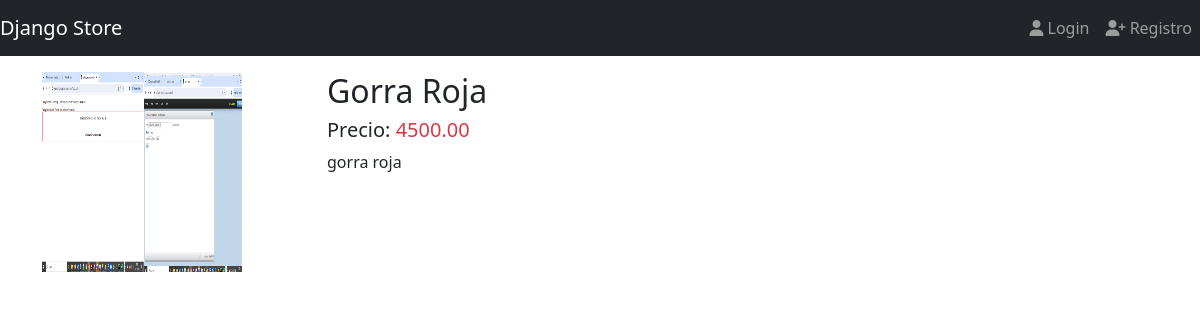
The app's page /products/gorra-roja with its own data.
### products/models.py (models this page shows, shortened)
class Product(models.Model):
    title = models.CharField(max_length=50)
    description = models.TextField()
    price = models.DecimalField(max_digits=8,decimal_places=2, default=0.0)
    slug = models.SlugField(null=False,blank=False, unique=True)
    image = models.ImageField(upload_to='products/', null=False,blank=False)
    created_at = models.DateTimeField(auto_now_add=True)

### products/views.py (the view)
# urls.py: path('<slug:slug>',views.ProductDetailView	.as_view(), name='product'),#id -> <pk>
class ProductDetailView(DetailView):
    model = Product
    template_name = 'products/product.html'
    def get_context_data(self, **kwargs):
        context = super().get_context_data(**kwargs)
        return context

### products/templates/products/product.html
{%extends 'base.html'%}
{% block content %}
    <div class="col-3">
        {% if product.image.url %}
            <img src="{{ product.image.url }}" alt="{{product.title}}" width="200" height="200">
        {% endif %}
    </div>
    <div class="col">
        <div class="h2">{{product.title}}</div>
        <div class="h5 font-weight-bold">
            Precio: <span class="text-danger">{{product.price}}</span>
        </div>
        <div class="">
            <p>{{product.description}}</p>
        </div>
    </div>
{% endblock  %}

### templates/base.html (shortened to what this page needs)
{% load static %}
<!DOCTYPE html>
<html lang="en">
<head>
    <link href="https://cdn.jsdelivr.net/npm/bootstrap@5.1.3/dist/css/bootstrap.min.css" rel="stylesheet">
</head>
<body>
    {% include "navbar.html" %}
    <div class="container">
        <div class="row mt-3">
            {% block content %}
            {% endblock %}
        </div>
    </div>
</body>
</html>

### templates/navbar.html (shortened to what this page needs)
{% url 'login' as login %}
{% url 'register' as register %}
<nav class="navbar navbar-expand-md bg-dark navbar-dark">
    <a href="{% url 'index'%}" class="navbar-brand">Django Store</a>
    <div id="navb" class="navbar-collapse collapse justify-content-end hide">
        <ul class="navbar-nav ml-auto">
            {% if user.is_authenticated %}
                <li class="navbar-item">
                    <a href="{% url 'logout'%}" class="nav-link">
                        <span class="fas fa-sign-in-alt"></span>
                        Logout</a>
                </li>
            {% else %}
                <li class="navbar-item ">
                    <a href="{{ login }}" class="nav-link {% if request.path == login %}active{% endif %}">
                        <span class="fas fa-user"></span>
                        Login</a>
                </li>
                <li class="navbar-item">
                    <a href="{% url 'register'%}" class="nav-link {% if request.path == register %}active{% endif %}">
                        <span class="fas fa-user-plus"></span>
                        Registro</a>
                </li>
            {% endif %}
        </ul>
    </div>
</nav>

### records on screen
Product: image (picture), title "Gorra Roja", price "4500.00", description "gorra roja"
